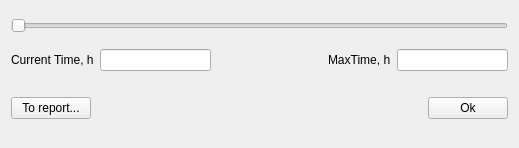
<?xml version="1.0" encoding="UTF-8"?>
<ui version="4.0">
 <class>FormAboCalc</class>
 <widget class="QDialog" name="FormAboCalc">
  <property name="geometry">
   <rect>
    <x>0</x>
    <y>0</y>
    <width>519</width>
    <height>148</height>
   </rect>
  </property>
  <property name="windowTitle">
   <string>Dialog</string>
  </property>
  <layout class="QVBoxLayout" name="verticalLayout" stretch="0,0,0,0">
   <property name="sizeConstraint">
    <enum>QLayout::SetMinimumSize</enum>
   </property>
   <property name="topMargin">
    <number>18</number>
   </property>
   <property name="bottomMargin">
    <number>9</number>
   </property>
   <item>
    <widget class="QSlider" name="SliderTime">
     <property name="orientation">
      <enum>Qt::Horizontal</enum>
     </property>
    </widget>
   </item>
   <item>
    <layout class="QHBoxLayout" name="horizontalLayout_2">
     <property name="topMargin">
      <number>10</number>
     </property>
     <property name="bottomMargin">
      <number>10</number>
     </property>
     <item>
      <widget class="QLabel" name="label_2">
       <property name="text">
        <string>Current Time, h</string>
       </property>
      </widget>
     </item>
     <item>
      <widget class="QLineEdit" name="EditCurTime"/>
     </item>
     <item>
      <spacer name="horizontalSpacer_2">
       <property name="orientation">
        <enum>Qt::Horizontal</enum>
       </property>
       <property name="sizeHint" stdset="0">
        <size>
         <width>40</width>
         <height>20</height>
        </size>
       </property>
      </spacer>
     </item>
     <item>
      <widget class="QLabel" name="label">
       <property name="text">
        <string>MaxTime, h</string>
       </property>
      </widget>
     </item>
     <item>
      <widget class="QLineEdit" name="EditMaxTime"/>
     </item>
    </layout>
   </item>
   <item>
    <layout class="QHBoxLayout" name="horizontalLayout">
     <property name="topMargin">
      <number>10</number>
     </property>
     <property name="bottomMargin">
      <number>10</number>
     </property>
     <item>
      <widget class="QPushButton" name="btnToReport">
       <property name="text">
        <string>To report...</string>
       </property>
       <property name="autoDefault">
        <bool>false</bool>
       </property>
      </widget>
     </item>
     <item>
      <spacer name="horizontalSpacer">
       <property name="orientation">
        <enum>Qt::Horizontal</enum>
       </property>
       <property name="sizeHint" stdset="0">
        <size>
         <width>40</width>
         <height>20</height>
        </size>
       </property>
      </spacer>
     </item>
     <item>
      <widget class="QPushButton" name="btnOk">
       <property name="text">
        <string>Ok</string>
       </property>
       <property name="autoDefault">
        <bool>false</bool>
       </property>
      </widget>
     </item>
    </layout>
   </item>
   <item>
    <spacer name="verticalSpacer">
     <property name="orientation">
      <enum>Qt::Vertical</enum>
     </property>
     <property name="sizeHint" stdset="0">
      <size>
       <width>20</width>
       <height>40</height>
      </size>
     </property>
    </spacer>
   </item>
  </layout>
 </widget>
 <resources/>
 <connections/>
</ui>
